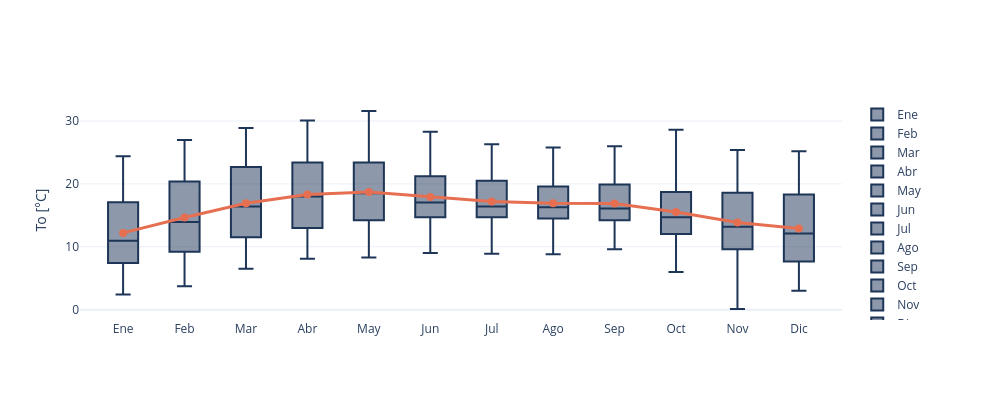

The notebook cell saved with this chart:
### Markdown cell above
# Clima

This notebook reads the EPW weather file and analyzes the air temperature series.

The simplest option here is `pvlib.iotools.read_epw`, which returns a pandas DataFrame plus metadata.

You can use the `temp_air` column for temperature analysis.

### Code cell
import plotly.graph_objects as go

from pvlib.iotools import read_epw

path = '../epw/MEX_CMX_Cuidad.Mexico.Central.766800_TMYx.2011-2025.epw'
weather, metadata = read_epw(path)

month_labels = ['Ene', 'Feb', 'Mar', 'Abr', 'May', 'Jun', 'Jul', 'Ago', 'Sep', 'Oct', 'Nov', 'Dic']
monthly_temperature = [weather.loc[weather.index.month == month, 'temp_air'] for month in range(1, 13)]
monthly_mean = weather['temp_air'].groupby(weather.index.month).mean().reindex(range(1, 13))

fig = go.Figure()
for month_label, temperatures in zip(month_labels, monthly_temperature):
    fig.add_trace(go.Box(
        y=temperatures,
        name=month_label,
        boxpoints=False,
        marker_color='#219ebc',
        line_color='#1d3557',
    ))

fig.add_trace(go.Scatter(
    x=month_labels,
    y=monthly_mean.values,
    mode='lines+markers',
    name='Media mensual',
    line=dict(color='#e76f51', width=3),
    marker=dict(color='#e76f51', size=8),
))

fig.update_layout(
    width=1000,
    height=400,
    template='plotly_white',
    yaxis_title='To [°C]',
)

### Figure 1 — Plotly figure (JSON) as saved in the notebook; plotly's stock layout.template omitted (floating-point values rounded to 4 significant figures; data arrays with more than 128 entries replaced by an {"elided": "..."} marker saying what was removed)
{"data": [{"boxpoints": false, "line": {"color": "#1d3557"}, "marker": {"color": "#219ebc"}, "name": "Ene", "type": "box", "y": {"elided": "744 float values"}}, {"boxpoints": false, "line": {"color": "#1d3557"}, "marker": {"color": "#219ebc"}, "name": "Feb", "type": "box", "y": {"elided": "672 float values"}}, {"boxpoints": false, "line": {"color": "#1d3557"}, "marker": {"color": "#219ebc"}, "name": "Mar", "type": "box", "y": {"elided": "744 float values"}}, {"boxpoints": false, "line": {"color": "#1d3557"}, "marker": {"color": "#219ebc"}, "name": "Abr", "type": "box", "y": {"elided": "720 float values"}}, {"boxpoints": false, "line": {"color": "#1d3557"}, "marker": {"color": "#219ebc"}, "name": "May", "type": "box", "y": {"elided": "744 float values"}}, {"boxpoints": false, "line": {"color": "#1d3557"}, "marker": {"color": "#219ebc"}, "name": "Jun", "type": "box", "y": {"elided": "720 float values"}}, {"boxpoints": false, "line": {"color": "#1d3557"}, "marker": {"color": "#219ebc"}, "name": "Jul", "type": "box", "y": {"elided": "744 float values"}}, {"boxpoints": false, "line": {"color": "#1d3557"}, "marker": {"color": "#219ebc"}, "name": "Ago", "type": "box", "y": {"elided": "744 float values"}}, {"boxpoints": false, "line": {"color": "#1d3557"}, "marker": {"color": "#219ebc"}, "name": "Sep", "type": "box", "y": {"elided": "720 float values"}}, {"boxpoints": false, "line": {"color": "#1d3557"}, "marker": {"color": "#219ebc"}, "name": "Oct", "type": "box", "y": {"elided": "744 float values"}}, {"boxpoints": false, "line": {"color": "#1d3557"}, "marker": {"color": "#219ebc"}, "name": "Nov", "type": "box", "y": {"elided": "720 float values"}}, {"boxpoints": false, "line": {"color": "#1d3557"}, "marker": {"color": "#219ebc"}, "name": "Dic", "type": "box", "y": {"elided": "744 float values"}}, {"line": {"color": "#e76f51", "width": 3}, "marker": {"color": "#e76f51", "size": 8}, "mode": "lines+markers", "name": "Media mensual", "type": "scatter", "x": ["Ene", "Feb", "Mar", "Abr", "May", "Jun", "Jul", "Ago", "Sep", "Oct", "Nov", "Dic"], "y": [12.21, 14.67, 16.93, 18.31, 18.7, 17.93, 17.2, 16.91, 16.88, 15.54, 13.86, 12.91]}], "layout": {"height": 400, "width": 1000, "yaxis": {"title": {"text": "To [°C]"}}}}
